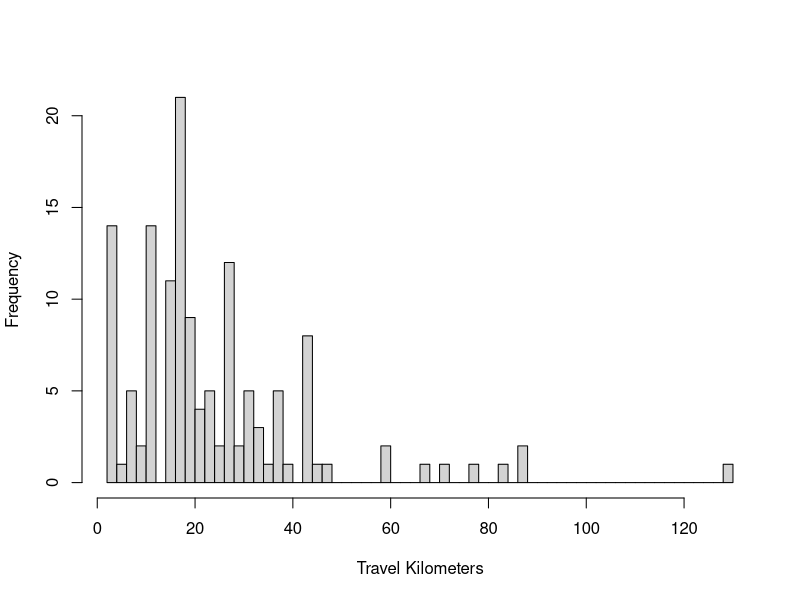
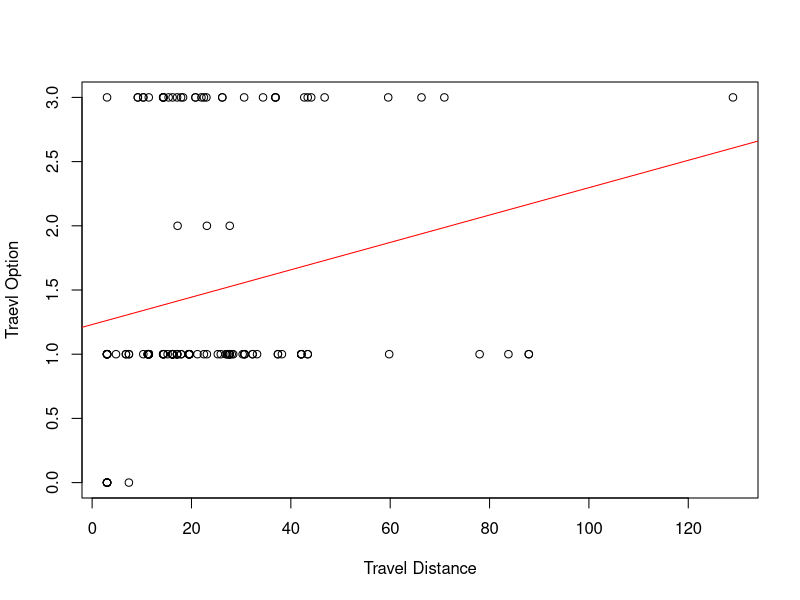
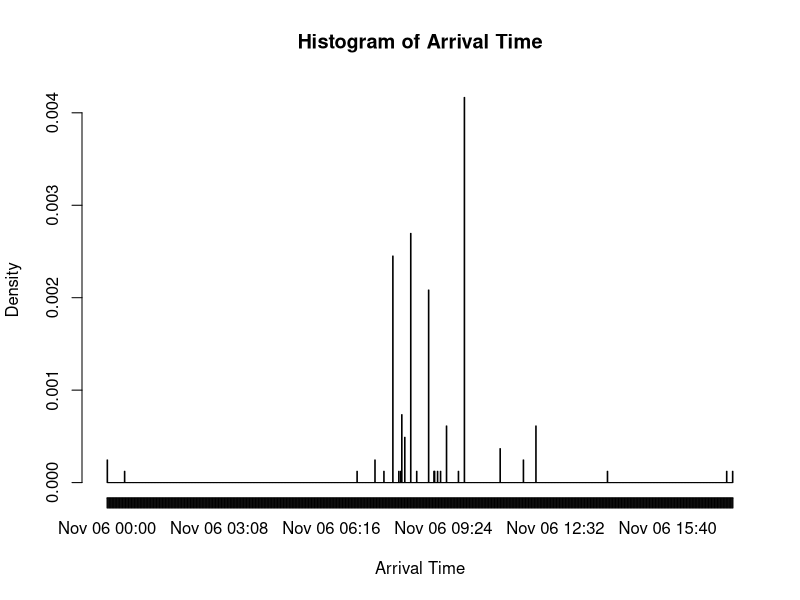
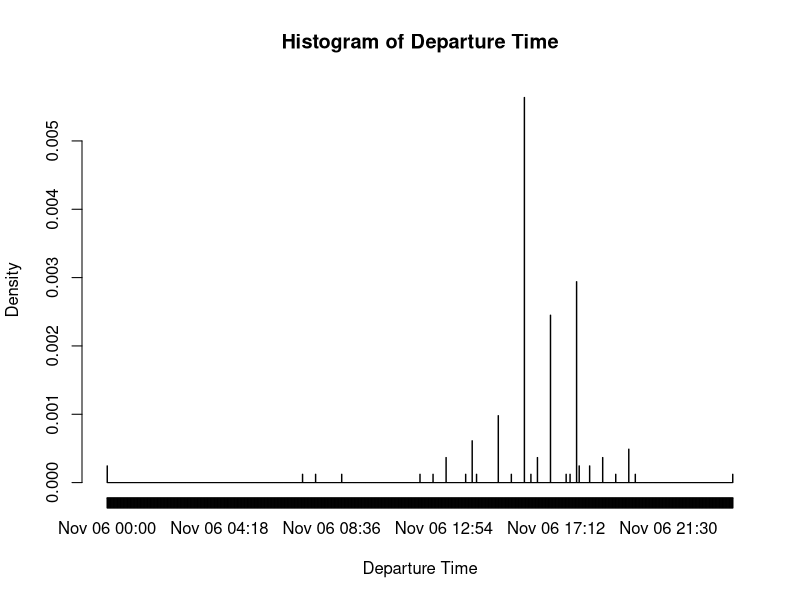
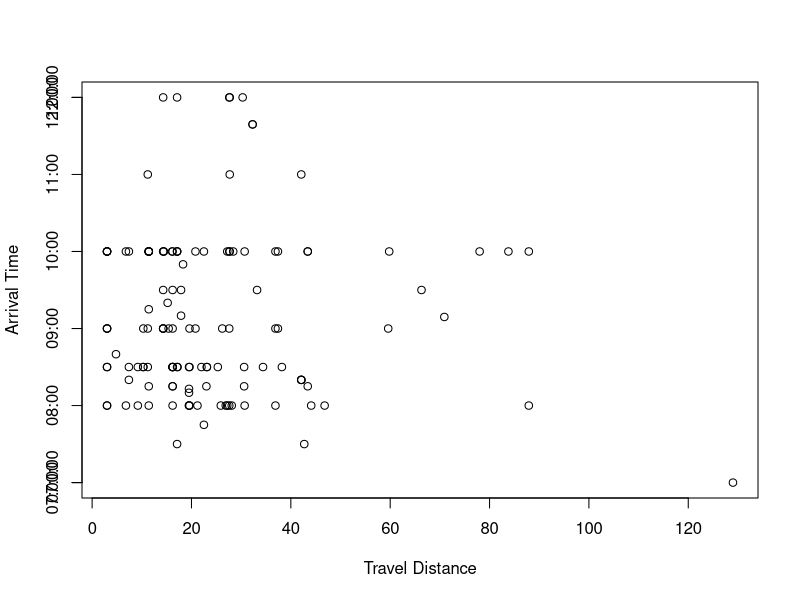
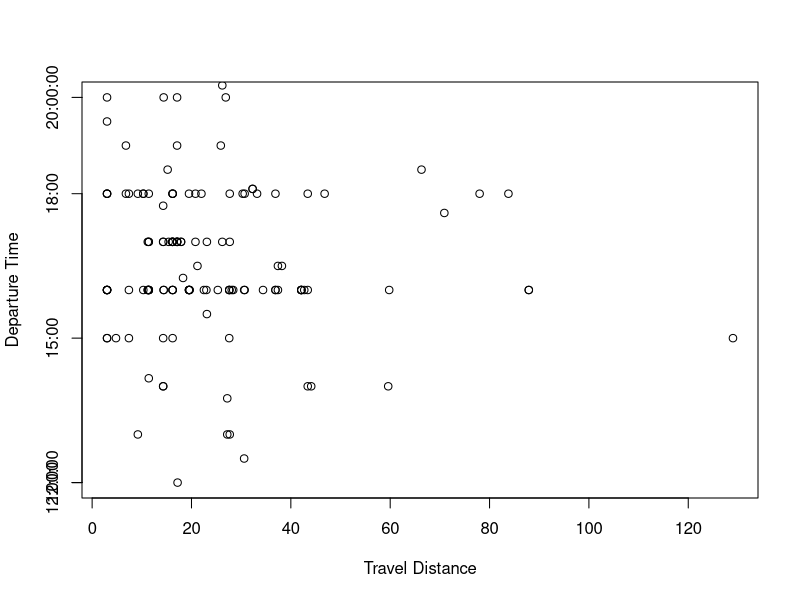
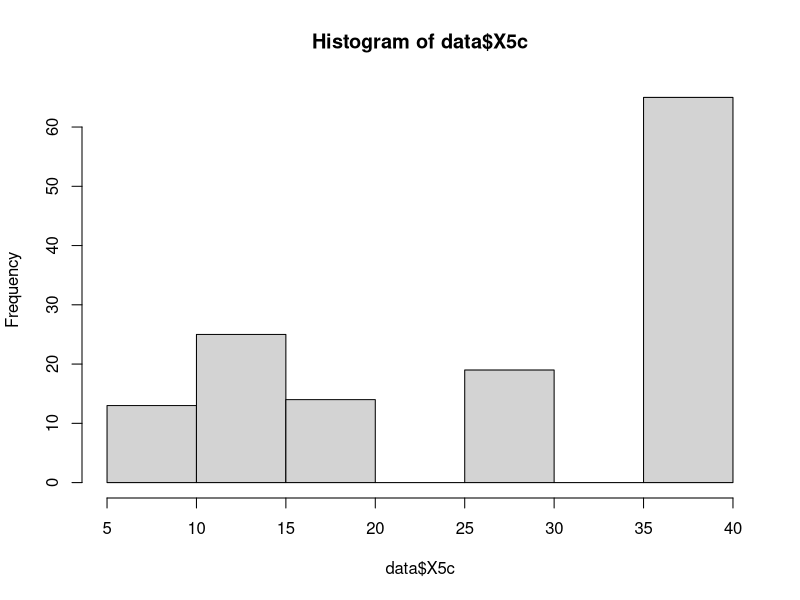
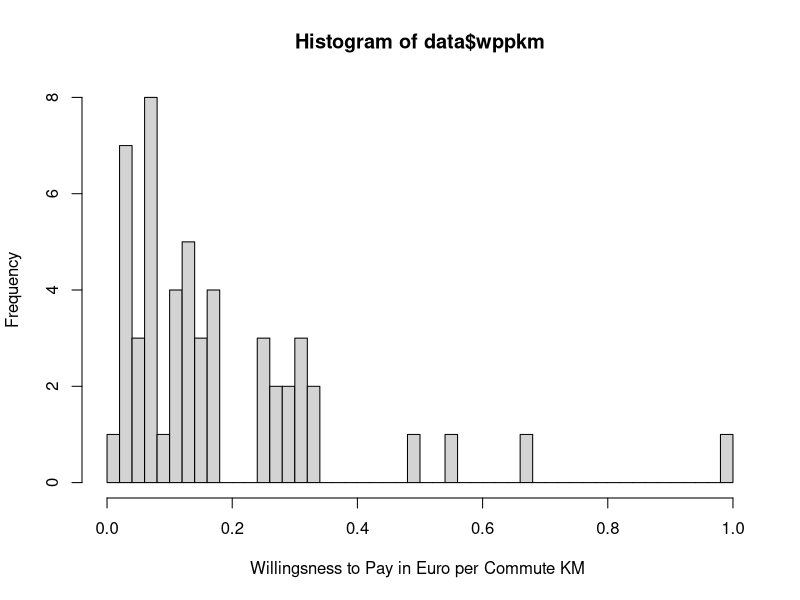

The R source for these figures, in order: (Note: this script raises an error after producing the figures.)
### LIBRARIES

library(dplyr)
library(car)

### READING DATA
setwd("/Users/lukasmohs/Desktop/MA-data-analysis/") #adjust to directiory
data = read.csv("data.csv",sep=',')

### MODIFY DATA
data <- mutate(data, X1a = ifelse(data$X1a == 'Bachelor Student', 1,  ifelse(data$X1a == 'Master Student', 2,  ifelse(data$X1a == 'PHD Student', 3, 0))))
data <- mutate(data, X1d = ifelse(data$X1d == 'Public Transport', 1,  ifelse(data$X1d == 'Both: Car &Public Transport', 2,  ifelse(data$X1d == 'Car', 3, 0))))
data$X.1c. = gsub(",", ".", data$X.1c.)
data$X.1c. = as.double(as.character(data$X.1c.))
data$X5a = as.POSIXct(strptime(data$X5a,format='%H:%M:%S'))
data$X5b = as.POSIXct(strptime(data$X5b,format='%H:%M:%S'))
data <- mutate(data, X5c = ifelse(data$X5c == '5 Minutes', 5,  ifelse(data$X5c == '10 Minutes', 10,  ifelse(data$X5c == '15 Minutes', 15, ifelse(data$X5c == '20 Minutes', 20, ifelse(data$X5c == '30 Minutes', 30, 40))))))
data <- mutate(data, X5d = ifelse(data$X5d == 'Less than 2 hours', 1,  ifelse(data$X5d == '2 - 12 hours', 2,  ifelse(data$X5d == '12 - 24 hours', 3, ifelse(data$X5d == 'more than 24 hours', 4, 0)))))
levelsX5e = levels(data$X5e)
#[1] ""                              "All"                           "All of the above"              "Bank Transfer"                 "Bier"                         
#[6] "Cash"                          "Cash and bank transfer"        "Payment Service (i.e. Paypal)" "Using an app"  
data$X5e =  as.numeric(data$X5e)

levelsX5f = levels(data$X5f)
#[1] ""                          "0 special characteristics" "Age group / study degree"  "Field of study"            "Gender"                    "Just distance"            
#[7] "Time of arrival"    
data$X5f =  as.numeric(data$X5f)

data$X6a = gsub(",", ".", data$X6a)
data$X6a = as.double(as.character(data$X6a))
data <- mutate(data, wppkm = ifelse(!is.na(data$X6a), X6a/X.1c. ,  NA))

data$X7a = gsub(",", ".", data$X7a)
data$X7a = as.double(as.character(data$X7a))
data <- mutate(data, eppkm = ifelse(!is.na(data$X7a), X7a/X.1c. ,  NA))

data$X7b = gsub(",", ".", data$X7b)
data$X7b = as.double(as.character(data$X7b))
data <- mutate(data, epdkm = ifelse(!is.na(data$X7b), X7b/10 ,  NA))

levelsX9a = levels(data$X9a)
#[1] ""    [2] "0 Need"   [3] "0t interested financially"   [4] "Loss of flexibility"                                                
# [5] "Loss of privacy"    [6] "Public transport is more convenient"                                
# [7] "Public transport is more convenient and especially more sustainable"
# [8] "Traffic jams"     [9] "Umwelt" 
data$X9a = as.numeric(data$X9a)
data <- mutate(data, X9a = ifelse(X9a!=1,X9a ,  NA))



### EXPLORATION
n = length(data$X1a) # 136

# Percent Intrerested
length(which(data$X2a == 1)) / n # 0.595

# Percent Car Intrerested
length(which(data$X2a == 1 & data$X1d == 3)) / length(which(data$X1d == 3)) # 0.828

# Percent Not Car Intrerested
length(which(data$X2a == 1 & data$X1d != 3)) / length(which(data$X1d != 3)) # 0.514

# Travel Distance on Travel Option
hist(data$X.1c.,xlab="Travel Kilometers",main="", breaks=50)
plot(data$X.1c.,data$X1d, xlab="Travel Distance", ylab="Traevl Option")
abline(lm(X1d ~ X.1c., data=data),col="red")

#Travel Time
hist(data$X5a,"mins",xlab="Arrival Time")
hist(data$X5b,"mins",xlab="Departure Time")

startHour = strptime("7:00:00",format='%H:%M:%S')
endHour = strptime("12:00:00",format='%H:%M:%S')
plot(data$X.1c.,data$X5a, xlab="Travel Distance", ylab="Arrival Time", ylim=as.POSIXct(c(startHour,endHour)))
axis.POSIXct(2, at=startHour, labels=format(startHour, '%H:%M:%S'))
axis.POSIXct(2, at=endHour, labels=format(endHour, '%H:%M:%S'))

startHour = strptime("12:00:00",format='%H:%M:%S')
endHour = strptime("20:00:00",format='%H:%M:%S')
plot(data$X.1c.,data$X5b, xlab="Travel Distance", ylab="Departure Time", ylim=as.POSIXct(c(startHour,endHour)))
axis.POSIXct(2, at=startHour, labels=format(startHour, '%H:%M:%S'))
axis.POSIXct(2, at=endHour, labels=format(endHour, '%H:%M:%S'))

# Flexibility
hist(data$X5c)


# Travel Distance on Willingsness to Pay
hist(data$wppkm,xlab="Willingsness to Pay in Euro per Commute KM ",breaks=40)
plot(data$X.1c.,data$X6a, xlab="Travel Distance", ylab="Willingsness to Pay for total Distance",ylim = c(0,8),xlim = c(0,90))
abline(lm(X6a ~ X.1c., data=data),col="red")
mean(data$wppkm, na.rm=TRUE)
median(data$wppkm, na.rm=TRUE)

# Travel Distance on Expected Payout
hist(data$eppkm,xlab="Expected Payout in Euro per Commute KM",breaks=40)
plot(data$X.1c.,data$X7a, xlab="Travel Distance", ylab="Expected Payout in Euro for total Distance")
abline(lm(X7a ~ X.1c., data=data),col="red")
mean(data$eppkm, na.rm=TRUE)
median(data$eppkm, na.rm=TRUE)

# Detour Distance on Expected Payout
hist(data$epdkm,xlab="Expected Payout in Euro per Detour KM",breaks=20)
plot(data$X.1c.,data$X7b, xlab="Travel Distance", ylab="Expected Payout in Euro per 10 Detour KM")
abline(lm(X7b ~ X.1c., data=data),col="red")
mean(data$epdkm, na.rm=TRUE)
median(data$epdkm, na.rm=TRUE)



# Reasons for not Founding / Joingin a Carpool
hist(data$X9a,xlab="Reasons for not Founding / Joingin a Carpool")
legend("topright", 95, legend=c(levelsX9a), cex=.8)

